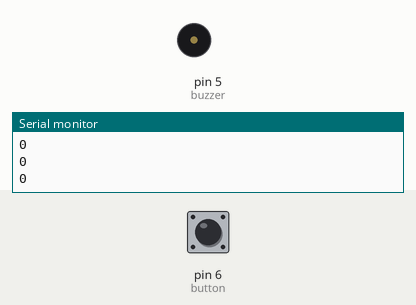
The sketch below on a simulated Arduino Uno, built with avr-gcc and run on an emulated ATmega328P. Shown: buzzer (waves = sounding), the last lines printed to the serial monitor. Inputs (shaded band) come from the test bench; at power-on: pin 6 (button) LOW.

Above: at 1.2 s.
1.3 s: pin 6 (button) pulled HIGH for 0.15 s
At 2.1 s:
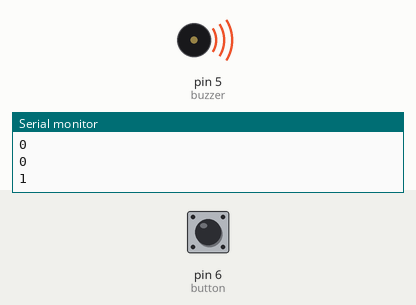
Timing chart, 0 to 12.3 s (numbered marks = the images above; inputs shaded):
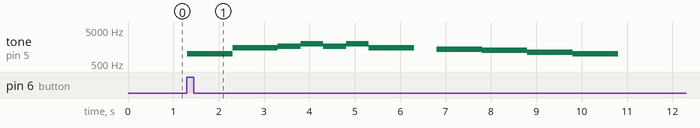

Measured:
- after the input at 1.3 s, tone on pin 5 (buzzer): plays 1000 Hz for 1.0 s, 1498 Hz for 1.0 s, 1681 Hz for 0.50 s, 2000 Hz for 0.50 s, 1681 Hz for 0.50 s, 2000 Hz for 0.50 s … (11 notes in this stretch), starting at once

The sketch:

doorbell_withmelody.ino
```cpp
#define doo  1000
#define re   1122
#define mi   1260
#define fa   1335
#define sol  1498
#define la   1681
#define si   1887
#define dom  2000

int SOUND_DURATION = 1000;//playing music
int SILENCE_DURATION = 500;//duration playing music
int MELODY [] = {1,1,5,5,6,6,5,0,4,4,3,3,2,2,1};
int melody_counter=0;
void setup()
{
  Serial.begin(9600);
  pinMode(5, OUTPUT); //buzzer
  pinMode(6, INPUT); //button
}

void loop()
{
  int a= digitalRead(6);
  Serial.println(a);
  if(a==1)
  {
    for(int melody_counter=0; melody_counter<sizeof(MELODY); melody_counter++){
      if(MELODY[melody_counter]==0){
        delay(SOUND_DURATION);// silence duration
      }
      if(MELODY[melody_counter]==1){//low do

     tone(5, doo,SOUND_DURATION);
     delay(SILENCE_DURATION);
  }
      if(MELODY[melody_counter]==2){//re

     tone(5, re,SOUND_DURATION);
     delay(SILENCE_DURATION);
  }
      if(MELODY[melody_counter]==3){//mi

     tone(5, mi,SOUND_DURATION);
     delay(SILENCE_DURATION);
  }
      if(MELODY[melody_counter]==4){//fa

     tone(5, fa,SOUND_DURATION);
     delay(SILENCE_DURATION);
  }
      if(MELODY[melody_counter]==5){//sol

     tone(5, sol,SOUND_DURATION);
     delay(SILENCE_DURATION);
  }
      if(MELODY[melody_counter]==6){//la

     tone(5, la,SOUND_DURATION);
     delay(SILENCE_DURATION);
  }
      if(MELODY[melody_counter]==7){//si

     tone(5, si,SOUND_DURATION);
     delay(SILENCE_DURATION);
  }
      if(MELODY[melody_counter]==6){//high do

        tone(5, dom,SOUND_DURATION);
        delay(SILENCE_DURATION);}
  }//for
}//if


}//loop
```
